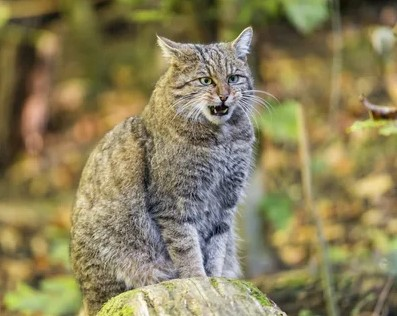
#> input picture cat.jpg, 397 x 316 px
$ python lab3.py
#> lines starting #> are read from the running program, lines starting #| are printed output that depends on the picture
#> further down, image is the input picture: shape (316, 397, 3); mean B, G, R 90.3, 128.2, 138.4
import cv2
import numpy as np
import matplotlib.pyplot as plt


def compare_images(original_image, processed_image, title):

    plt.figure(figsize=(12, 6))

    plt.subplot(1, 2, 1)
    plt.imshow(cv2.cvtColor(original_image, cv2.COLOR_BGR2RGB))
    plt.title('Original Image')
    plt.axis('off')

    plt.subplot(1, 2, 2)
    plt.imshow(cv2.cvtColor(processed_image, cv2.COLOR_BGR2RGB))
    plt.title(title)
    plt.axis('off')
    plt.show()


def salt_and_pepper_noise(image_1, salt, pepper):
    # Noise parameters
#> called with salt = 0.9, pepper = 0.9
    d = 0.05  # Density of the noise
    s_vs_p = salt / (salt + pepper)  # Ratio of salt to pepper

    # Generate random numbers
    rng = np.random.default_rng()
    noise = rng.random(image_1.shape)

    # Salt
    image_noisy = np.copy(image_1)
    image_noisy[noise < d * s_vs_p] = 255

    # Pepper
    image_noisy[np.logical_and(noise >= d * s_vs_p, noise < d)] = 0

    return image_noisy


def gaussian_noise(image, mean, var):
    # Generate random numbers
#> called with mean = 0.1, var = 0.01
    rng = np.random.default_rng()
    gauss = rng.normal(mean, var ** 0.5, image.shape)
    gauss = gauss.reshape(image.shape)

    # Process uchar and float images separately
    if image.dtype == np.uint8:
        noisy_image = (image.astype(np.float32) + gauss * 255).clip(0, 255).astype(np.uint8)
#> call 2 of compare_images, with title = 'gaussian noice image'
#> in compare_images (call 2), `plt.show()`:
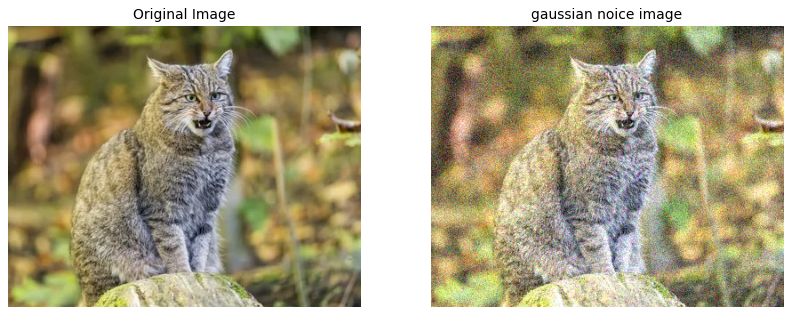
#> figure drawn by matplotlib, 2 panels
    else:
        noisy_image = (image + gauss).astype(np.float32)

    return noisy_image


def poisson_noise(image, noise_level):
#> called with noise_level = 0.6
    rng = np.random.default_rng()

    if image.dtype == np.uint8:
        image_p = image.astype(np.float32) / 255
        vals = len(np.unique(image_p))
#> vals = 256
        vals = 2**np.ceil(np.log2(vals))
        poisson_noise_image = (255 * (rng.poisson(image_p * vals * noise_level) / float(vals)).clip(0, 1)).astype(np.uint8)
    else:
        vals = len(np.unique(image))
        vals = 2**np.ceil(np.log2(vals))
        poisson_noise_image = rng.poisson(image * vals * noise_level) / float(vals)

    return poisson_noise_image


def measured_median_filter(image, kernel_size, weights):
#> called with kernel_size = 3, weights = array of shape (3, 3)
    rows, cols, channels = image.shape
#> rows = 316; cols = 397; channels = 3
    half_kernel = kernel_size // 2
    output_image = np.zeros_like(image, dtype=np.uint8)

    for c in range(channels):
        for i in range(half_kernel, rows - half_kernel):
            for j in range(half_kernel, cols - half_kernel):
                window = image[i - half_kernel:i + half_kernel + 1, j - half_kernel:j + half_kernel + 1, c]
                flat_window = window.flatten()
                weighted_window = flat_window * weights.flatten()
                median_index = np.argsort(weighted_window)[len(weighted_window) // 2]
                output_image[i, j, c] = flat_window[median_index]

    return output_image


def roberts_filter(image):
    # making channels
    b, g, r = cv2.split(image)

    k_x = np.array([[1, 0], [0, -1]])
    k_y = np.array([[0, 1], [-1, 0]])

    r_x = cv2.filter2D(r, -1, k_x).astype(np.float32)
    r_y = cv2.filter2D(r, -1, k_y).astype(np.float32)

    g_x = cv2.filter2D(g, -1, k_x).astype(np.float32)
    g_y = cv2.filter2D(g, -1, k_y).astype(np.float32)

    b_x = cv2.filter2D(b, -1, k_x).astype(np.float32)
    b_y = cv2.filter2D(b, -1, k_y).astype(np.float32)

    r_out = cv2.magnitude(r_x, r_y)
    g_out = cv2.magnitude(g_x, g_y)
    b_out = cv2.magnitude(b_x, b_y)

    cv2.normalize(r_out, r_out, 0, 1, cv2.NORM_MINMAX)
    cv2.normalize(g_out, g_out, 0, 1, cv2.NORM_MINMAX)
    cv2.normalize(b_out, b_out, 0, 1, cv2.NORM_MINMAX)

    result_image = cv2.merge([r_out, g_out, b_out])
    return result_image


def previt_filter(image):
    b, g, r = cv2.split(image)

    k_x = np.array([[-1, 0, 1], [-1, 0, 1], [-1, 0, 1]])
    k_y = np.array([[-1, -1, -1], [0, 0, 0], [1, 1, 1]])

    r_x = cv2.filter2D(r, -1, k_x).astype(np.float32)
    r_y = cv2.filter2D(r, -1, k_y).astype(np.float32)

    g_x = cv2.filter2D(g, -1, k_x).astype(np.float32)
    g_y = cv2.filter2D(g, -1, k_y).astype(np.float32)

    b_x = cv2.filter2D(b, -1, k_x).astype(np.float32)
    b_y = cv2.filter2D(b, -1, k_y).astype(np.float32)

    r_out = cv2.magnitude(r_x, r_y)
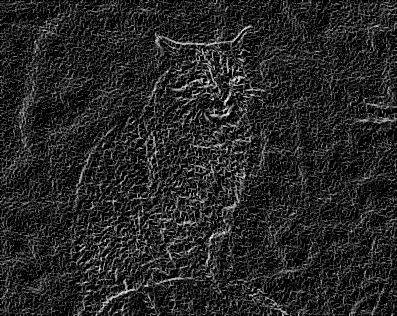
#> r_out: shape (316, 397) float32; min 0, max 360.6, mean 54; drawn with min black and max white
    g_out = cv2.magnitude(g_x, g_y)
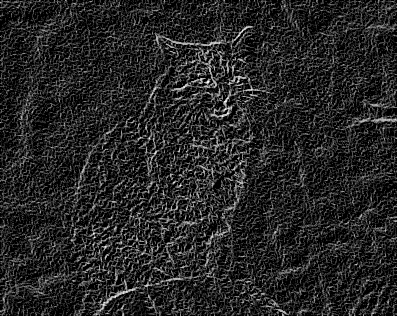
#> g_out: shape (316, 397) float32; min 0, max 360.6, mean 54.4; drawn with min black and max white
    b_out = cv2.magnitude(b_x, b_y)
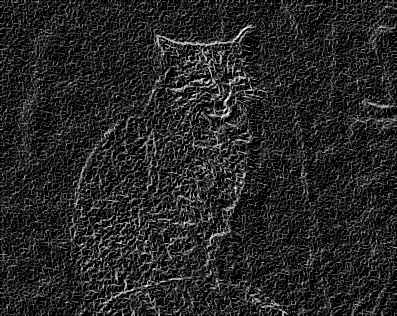
#> b_out: shape (316, 397) float32; min 0, max 360.6, mean 54.6; drawn with min black and max white

    cv2.normalize(r_out, r_out, 0, 1, cv2.NORM_MINMAX)
    cv2.normalize(g_out, g_out, 0, 1, cv2.NORM_MINMAX)
    cv2.normalize(b_out, b_out, 0, 1, cv2.NORM_MINMAX)

    result_image = cv2.merge([r_out, g_out, b_out])
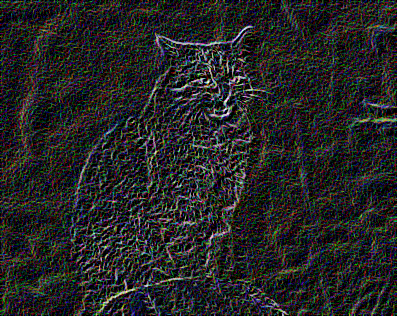
#> result_image: shape (316, 397, 3) float32; mean R, G, B 0.15, 0.151, 0.151
    return result_image


# Image upload
image_path = 'cat.jpg'
image = cv2.imread(image_path)

# salt and pepper noice
salt_prob = 0.9  # Adjust as needed
pepper_prob = 0.9  # Adjust as needed
salt_image = salt_and_pepper_noise(image, salt_prob, pepper_prob)
compare_images(image, salt_image, 'salt and pepper noice')

# gaussian noice
mean = 0.1
var = 0.01
gaussian_image = gaussian_noise(image, mean, var)
compare_images(image, gaussian_image, 'gaussian noice image')

# quantum noice
noise_level = 0.6
poisson_image = poisson_noise(image, noise_level)
compare_images(image, poisson_image, 'Quantum noice')

# lowpass filtering
sigma = 1.0
blurred_image = cv2.GaussianBlur(image, (0, 0), sigma)
compare_images(gaussian_image, blurred_image, 'lowpass filtered')

# median filter
ksize = 5
median_filtered_image = cv2.medianBlur(poisson_image, ksize)
compare_images(gaussian_image, median_filtered_image, 'median filter')

# measured median filter
kernel_size = 3
weights = np.array([[1, 2, 1], [2, 4, 2], [1, 2, 1]])
measured_median_image = measured_median_filter(image, kernel_size, weights)
compare_images(poisson_image, measured_median_image, 'measured median filter')

# roberts filter
roberts_image = roberts_filter(gaussian_image)
compare_images(gaussian_image, roberts_image, 'roberts image')

# previt filter
previt_image = previt_filter(gaussian_image)
compare_images(gaussian_image, previt_image, 'previt image')

# canny operator
t1 = 100
t2 = 200
canny = cv2.Canny(image, t1, t2)
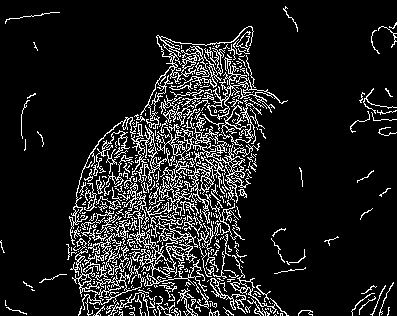
#> canny: shape (316, 397); 12.1% white in thin lines or dots
compare_images(image, canny, 'canny operator')
#> in compare_images (call 9), `plt.show()`:
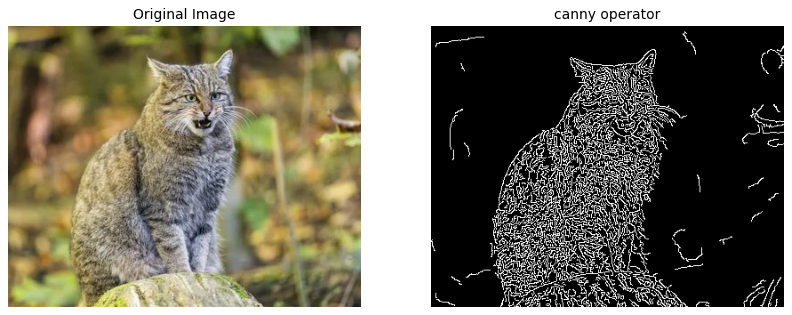
#> figure drawn by matplotlib, 2 panels

$ run again, with bottom.jpg copied over cat.jpg
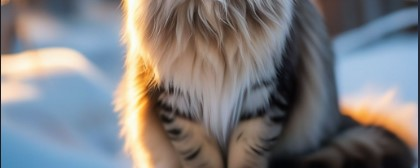
#> input picture bottom.jpg, 420 x 168 px
#> image is the input picture: shape (168, 420, 3); mean B, G, R 128.4, 126.2, 126.8
#> vals = 256
#> `canny = cv2.Canny(image, t1, t2)`:
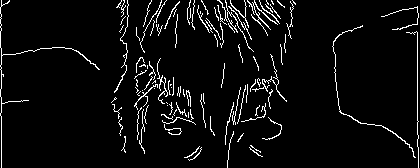
#> canny: shape (168, 420); 5.1% white in thin lines or dots
#> in compare_images (call 9), `plt.show()`:
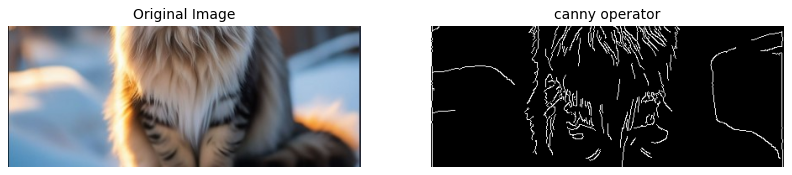
#> figure drawn by matplotlib, 2 panels
